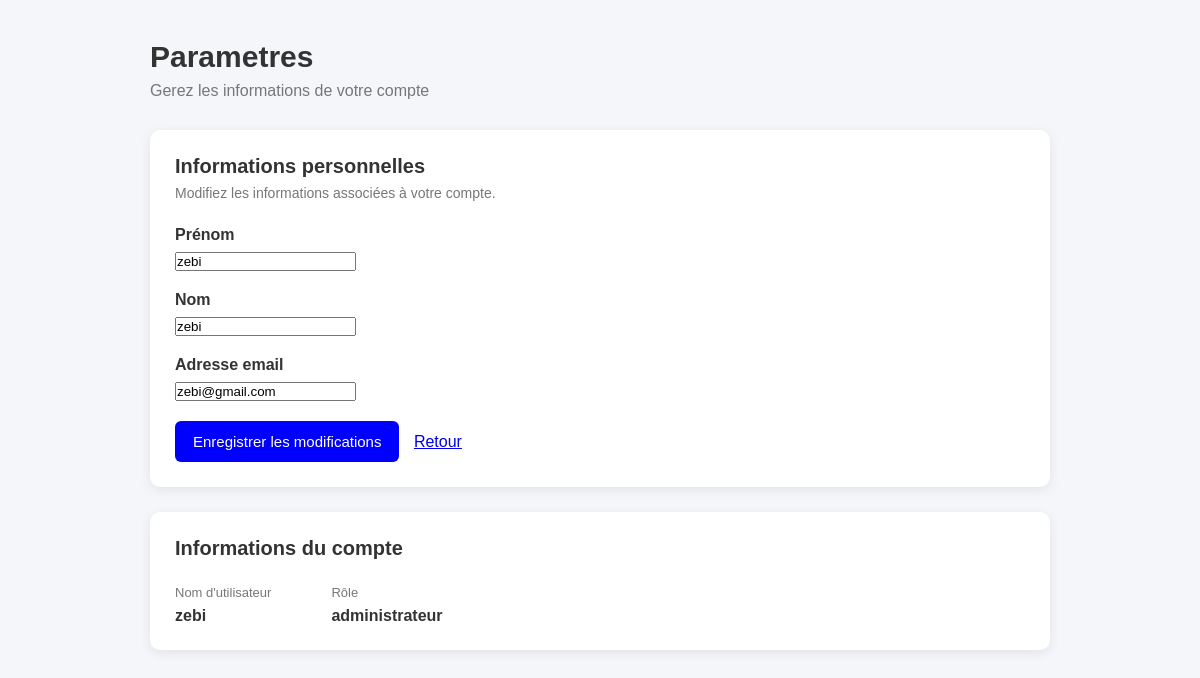
The app's page /parametres/ (signed in), older data.
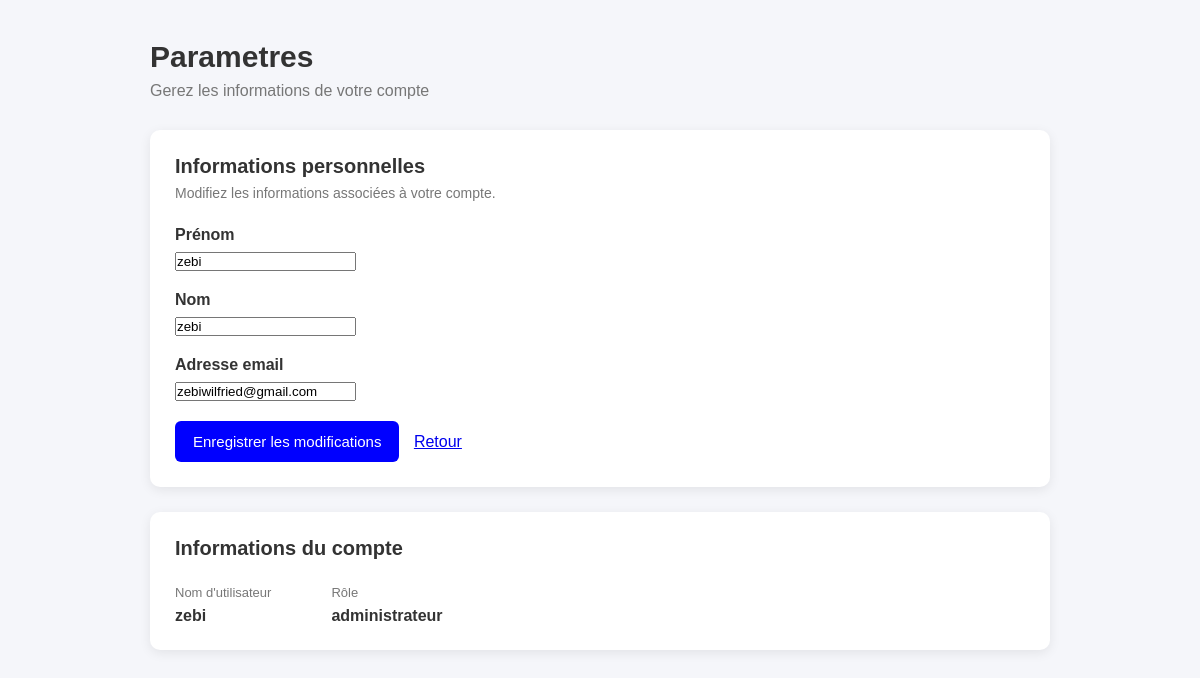
The same page, newer data.
### pages/models.py (models this page shows, shortened)
class Utilisateur(AbstractUser):
    ChoiceRole = (
        ('admin','administrateur'),
        ('enseignant','enseignant' ),
        ('etudiant','etudiant')
    )
    role = models.CharField(
        max_length= 25,
        choices=ChoiceRole,
        default='etudiant'
    )
    email = models.EmailField(unique=True)
    REQUIRED_FIELDS = ['email', 'first_name', 'last_name', 'role']

### pages/views.py (the view)
# urls.py: path('parametres/',parametres, name='parametres' ),
@login_required
def parametres(request):
    utilisateur = request.user
    if request.method == "POST":
        form = UtilisateurInfoForm(request.POST, instance=utilisateur)
        if form.is_valid():
            form.save()
            messages.success( request,  "Vos informations ont ete modifiees avec succes.")
            return redirect("parametres")
    else:
        form = UtilisateurInfoForm(instance=utilisateur)
        context = {
                    "form": form,
                    "utilisateur": utilisateur
                }
    return render(request, "parametres.html",context )

### pages/forms.py
class UtilisateurInfoForm(forms.ModelForm):
    class Meta:
        model = Utilisateur
        fields = [
            'first_name',
            'last_name',
            'email',
        ]
        widgets = {
            'first_name':forms.TextInput(attrs={
                'placeholder': 'Veuillez entrer votre nom '
            }
            ),
            'last_name':forms.TextInput(attrs={
                'placeholder':'Veuillez entrer prenom '
            }
            ),
            'email': forms.EmailInput(attrs={
                'placeholder':'Veuillez entrer votre email'
            })
        }

### templates/parametres.html (shortened to what this page needs)
{% load static %}
<!DOCTYPE html>
<html lang="fr">
<head>
    <link rel="stylesheet"
          href="{% static 'css/parametres.css' %}?v=2.0">
</head>
<body>
<div class="global">
    <div class="parametres">
        <div class="settings-header">
            <h1>
                <span>Parametres</span>
            </h1>
            <p>
                Gerez les informations de votre compte
            </p>
        </div>
        <div class="settings-card">
            <div class="card-header">
                <div>
                    <h2>
                        Informations personnelles
                    </h2>
                    <p>
                        Modifiez les informations associées à votre compte.
                    </p>
                </div>
            </div>
            <form method="POST">
                <div class="form-group">
                    <label for="{{ form.first_name.id_for_label }}">
                        Prénom
                    </label>
                    {{ form.first_name }}
                </div>
                <div class="form-group">
                    <label for="{{ form.last_name.id_for_label }}">
                        Nom
                    </label>
                    {{ form.last_name }}
                </div>
                <div class="form-group">
                    <label for="{{ form.email.id_for_label }}">
                        Adresse email
                    </label>
                    {{ form.email }}
                </div>
                <button type="submit"
                        class="btn-primary">
                    Enregistrer les modifications
                </button>
                    <a
                    href="{% url 'dashboardadmin' %}"
                    class="Retour"
                >
                    Retour
                </a>
            </form>
        </div>
        <div class="settings-card">
            <div class="card-header">
                <h2>
                    Informations du compte
                </h2>
            </div>
            <div class="account-info">
                <div>
                    <span class="label">
                        Nom d'utilisateur
                    </span>
                    <strong>
                        {{ utilisateur.username }}
                    </strong>
                </div>
                <div>
                    <span class="label">
                        Rôle
                    </span>
                    <strong>
                        {{ utilisateur.get_role_display }}
                    </strong>
                </div>
            </div>
        </div>
    </div>
</div>
</body>
</html>

Row changes from the older to the newer data that the page shows:
changed Utilisateur "zebi": email "zebi@gmail.com" → "zebiwilfried@gmail.com"
